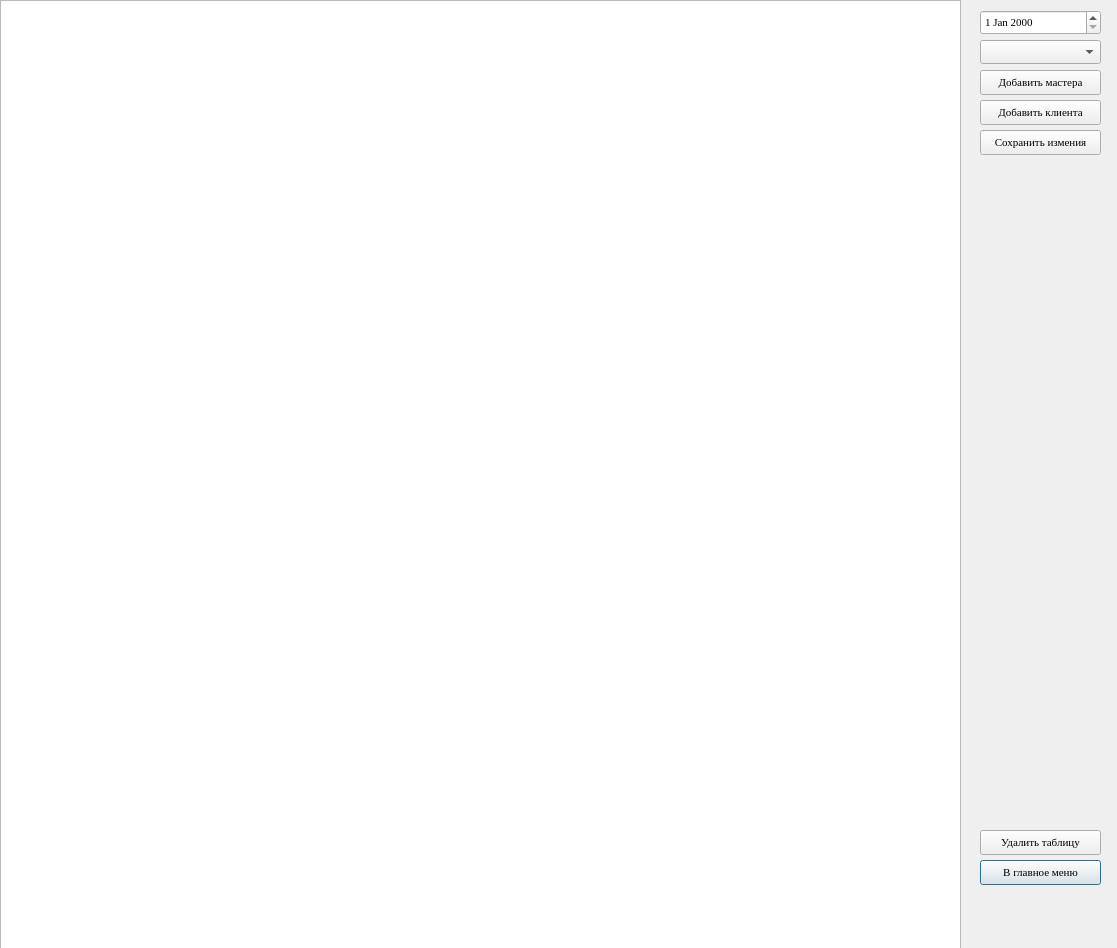
<?xml version="1.0" encoding="UTF-8"?>
<ui version="4.0">
 <class>Journal</class>
 <widget class="QDialog" name="Journal">
  <property name="windowModality">
   <enum>Qt::NonModal</enum>
  </property>
  <property name="geometry">
   <rect>
    <x>0</x>
    <y>0</y>
    <width>1117</width>
    <height>948</height>
   </rect>
  </property>
  <property name="sizePolicy">
   <sizepolicy hsizetype="Maximum" vsizetype="Maximum">
    <horstretch>0</horstretch>
    <verstretch>0</verstretch>
   </sizepolicy>
  </property>
  <property name="maximumSize">
   <size>
    <width>16777215</width>
    <height>16777215</height>
   </size>
  </property>
  <property name="font">
   <font>
    <family>Times New Roman</family>
    <pointsize>8</pointsize>
    <stylestrategy>PreferAntialias</stylestrategy>
   </font>
  </property>
  <property name="windowTitle">
   <string>Dialog</string>
  </property>
  <widget class="QPushButton" name="pushButtonBack">
   <property name="geometry">
    <rect>
     <x>980</x>
     <y>860</y>
     <width>121</width>
     <height>25</height>
    </rect>
   </property>
   <property name="text">
    <string>В главное меню</string>
   </property>
  </widget>
  <widget class="QTableWidget" name="tableWidget">
   <property name="geometry">
    <rect>
     <x>0</x>
     <y>0</y>
     <width>961</width>
     <height>951</height>
    </rect>
   </property>
   <attribute name="verticalHeaderVisible">
    <bool>false</bool>
   </attribute>
  </widget>
  <widget class="QPushButton" name="pushButton">
   <property name="geometry">
    <rect>
     <x>980</x>
     <y>130</y>
     <width>121</width>
     <height>25</height>
    </rect>
   </property>
   <property name="text">
    <string>Сохранить измения</string>
   </property>
  </widget>
  <widget class="QPushButton" name="pushButton_2">
   <property name="geometry">
    <rect>
     <x>980</x>
     <y>830</y>
     <width>121</width>
     <height>25</height>
    </rect>
   </property>
   <property name="text">
    <string>Удалить таблицу</string>
   </property>
  </widget>
  <widget class="QComboBox" name="comboBoxMasters">
   <property name="geometry">
    <rect>
     <x>980</x>
     <y>40</y>
     <width>121</width>
     <height>24</height>
    </rect>
   </property>
  </widget>
  <widget class="QPushButton" name="pushButton_3">
   <property name="geometry">
    <rect>
     <x>980</x>
     <y>70</y>
     <width>121</width>
     <height>25</height>
    </rect>
   </property>
   <property name="text">
    <string>Добавить мастера</string>
   </property>
  </widget>
  <widget class="QPushButton" name="pushButton_5">
   <property name="geometry">
    <rect>
     <x>980</x>
     <y>100</y>
     <width>121</width>
     <height>25</height>
    </rect>
   </property>
   <property name="text">
    <string>Добавить клиента</string>
   </property>
  </widget>
  <widget class="QDateEdit" name="dateEdit">
   <property name="geometry">
    <rect>
     <x>980</x>
     <y>10</y>
     <width>121</width>
     <height>25</height>
    </rect>
   </property>
  </widget>
 </widget>
 <resources/>
 <connections/>
</ui>
